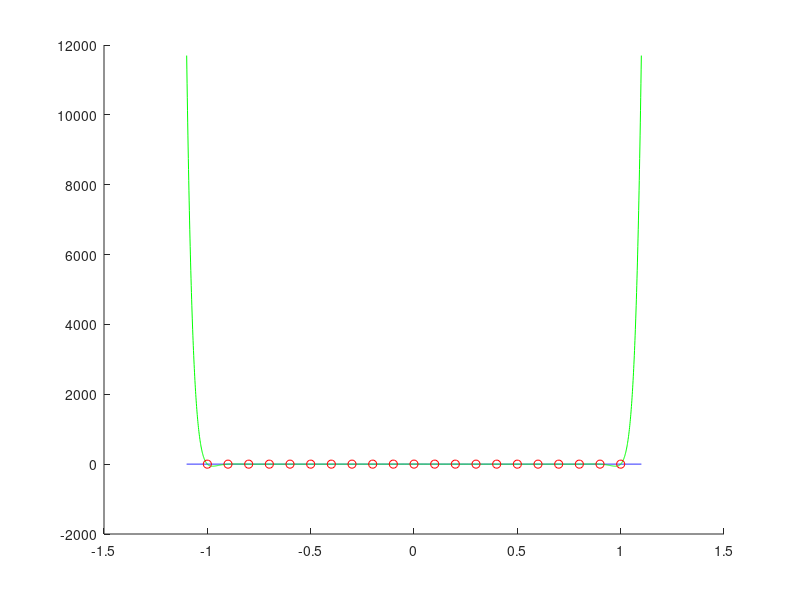

Write MATLAB code to recreate this figure.
% --- Interpolación de Lagrange mediante diferencias divididas---

% A partir de n+1 datos (xi, fxi) 0<=i<=n, la interpolación de Lagrange construye un
% polinomio de grado n que presenta estos valores. 


f = @(x) 1./(1+25*x.^2); %función conocida o a comparar con la interpolación
xi = -1:0.1:1;
%fi = [ ];
fi = f(xi); % si función conocida


u = length(xi); %u=n+1 
table = zeros(u, u);
table(:,1) = fi'; %esta tabla no incluye los xi, primera columna fi
for j = 2:u
    for i = 1:u-j+1
            table(i,j) = (table(i+1,j-1) - table(i,j-1)) / (xi(i+j-1) - xi(i));
    end
end

table

x = -1.1:0.001:1.1; %puntos en los que obtener p evaluado

coef = table(1,:);
p = 0*x;
q = 1;

for i=1:u
        p = p + coef(i).*q; %construcción p 
        q = q.*(x-xi(i)); 
end

hold on 
plot(x,f(x),'b') %representar función 
plot(x,p,'g')
scatter(xi, fi, 'r')
